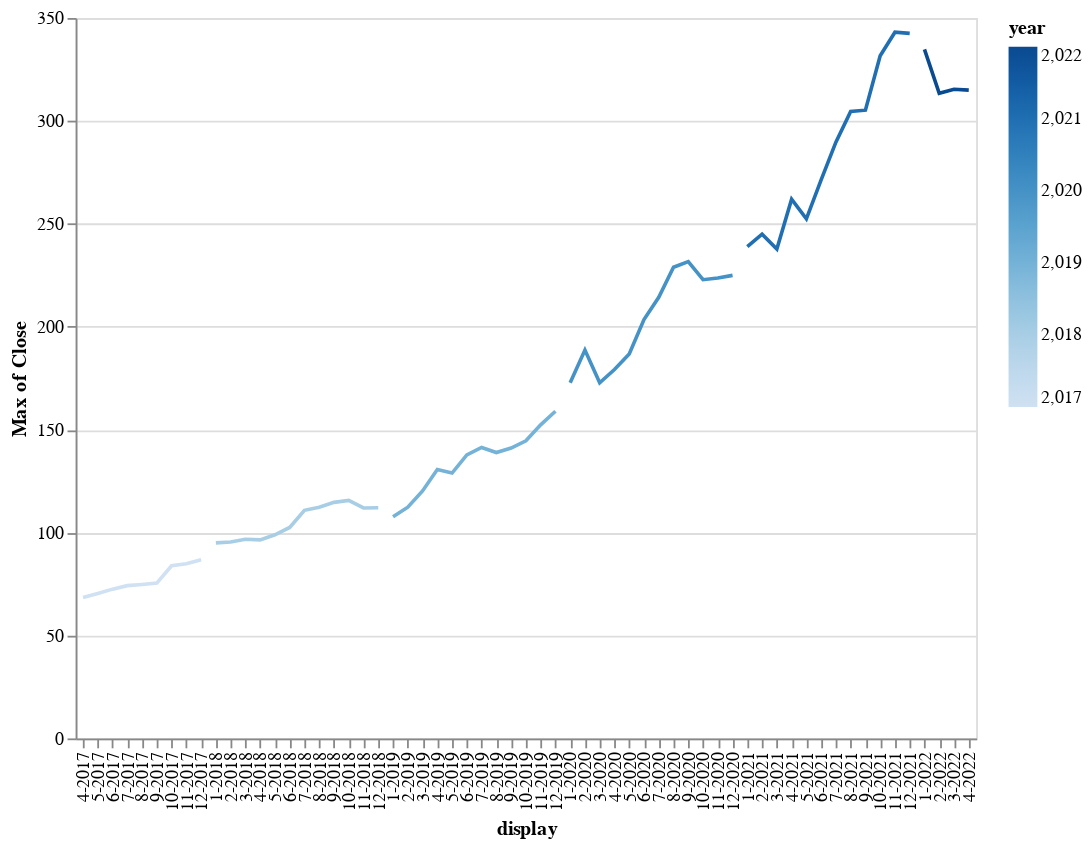

Notebook code for this chart:
### Code cell
open = (alt.
         Chart(dataframe).
         mark_line().
         encode(x=alt.X('display', sort=['year', 'month']), y='max(Close)', color='year').
         properties(height=400, width=500))
open

### Figure 1 — Vega-Lite specification as saved in the notebook (floating-point values rounded to 4 significant figures; data arrays with more than 128 entries replaced by an {"elided": "..."} marker saying what was removed)
{"config": {"view": {"continuousWidth": 400, "continuousHeight": 300}}, "data": {"name": "data-21fda5f50a08de9b8e875d17896a1d9d"}, "mark": "line", "encoding": {"color": {"field": "year", "type": "quantitative"}, "x": {"field": "display", "sort": ["year", "month"], "type": "nominal"}, "y": {"aggregate": "max", "field": "Close", "type": "quantitative"}}, "height": 400, "width": 500, "$schema": "https://vega.github.io/schema/vega-lite/v4.17.0.json", "datasets": {"data-21fda5f50a08de9b8e875d17896a1d9d": {"elided": "1260 records"}}}
